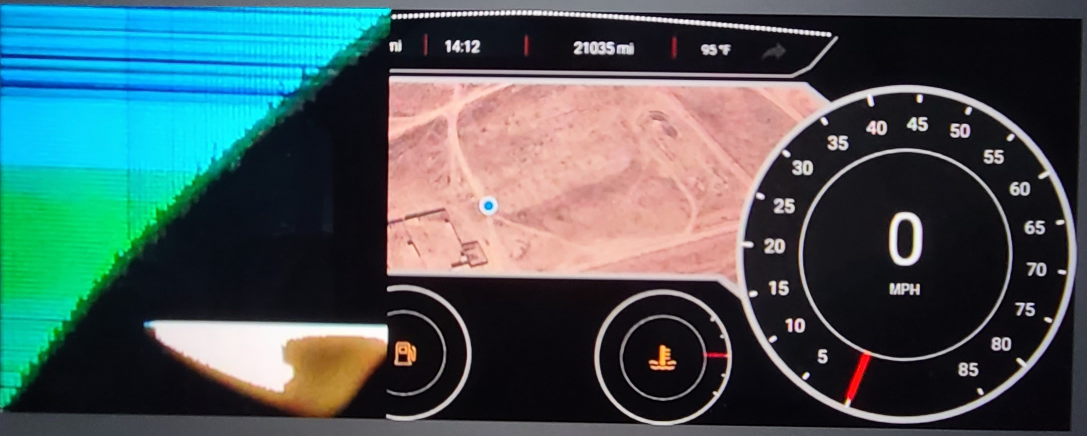
#> input picture ImageRegistration/images/fail1.jpg, 2174 x 871 px, found by its file name (shown at 1/2 size)
$ python -i Test.py   (imports and definitions only)
#> lines starting #> are read from the running program, lines starting #| are printed output that depends on the picture
from BlurFilter import BlurFilter
import cv2
import TextureFilter
import numpy as np
import tkinter as tk
from PIL import Image, ImageTk
from ImageGrid import ImageGrid
from scipy.stats import chisquare


# [45 lines left out: functions test1, test2, test3, test4, not called in this run]


def cvt_image(image):
    return ImageTk.PhotoImage(image=Image.fromarray(image))

# [371 lines left out: functions cvt2, test5, test6, test7, test8, test9, not called in this run]


def build_gui_prototype():
    #setup some test data
    images = [
        cv2.imread('/Users/aidanlear/PycharmProjects/CVResearch/ImageRegistration/images/fail1.jpg'),#0
        cv2.imread('/Users/aidanlear/PycharmProjects/CVResearch/ImageRegistration/images/fail2.jpg'), #1
        cv2.imread('/Users/aidanlear/PycharmProjects/CVResearch/ImageRegistration/images/fail3.jpg'), #2
        cv2.imread('/Users/aidanlear/PycharmProjects/CVResearch/ImageRegistration/images/fail4.jpg'), #3
        cv2.imread('/Users/aidanlear/PycharmProjects/CVResearch/ImageRegistration/images/fail6.jpg'), #4
        cv2.imread('/Users/aidanlear/PycharmProjects/CVResearch/ImageRegistration/images/picture1.png'), #5
        cv2.imread('/Users/aidanlear/PycharmProjects/CVResearch/ImageRegistration/images/dash.png'), #6
        cv2.imread('/Users/aidanlear/PycharmProjects/CVResearch/ImageRegistration/images/dash4.jpg'), #7
        cv2.imread('/Users/aidanlear/PycharmProjects/CVResearch/ImageRegistration/images/rawdisplay.png'), #8
        cv2.imread('/Users/aidanlear/PycharmProjects/CVResearch/ImageRegistration/images/SlicTest.png'), #9
    ]
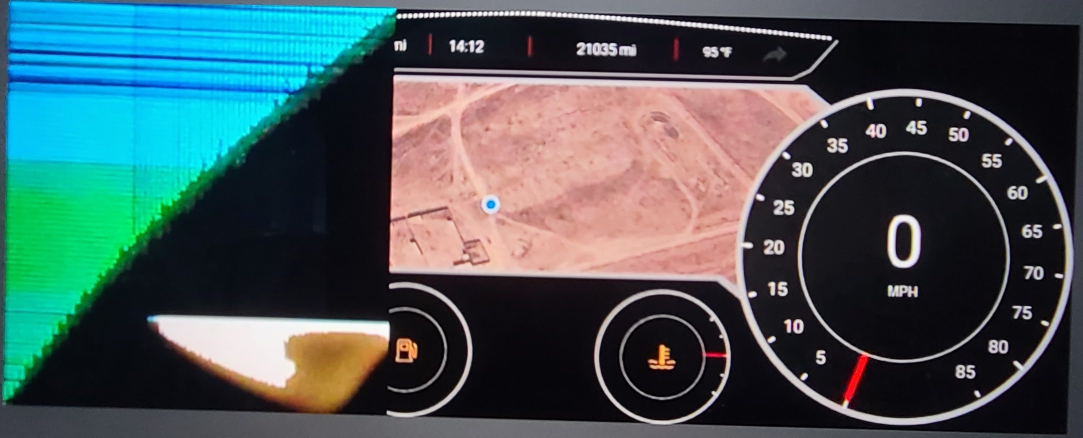
#> input picture ImageRegistration/images/fail2.jpg, 2166 x 875 px, found by its file name (shown at 1/2 size)
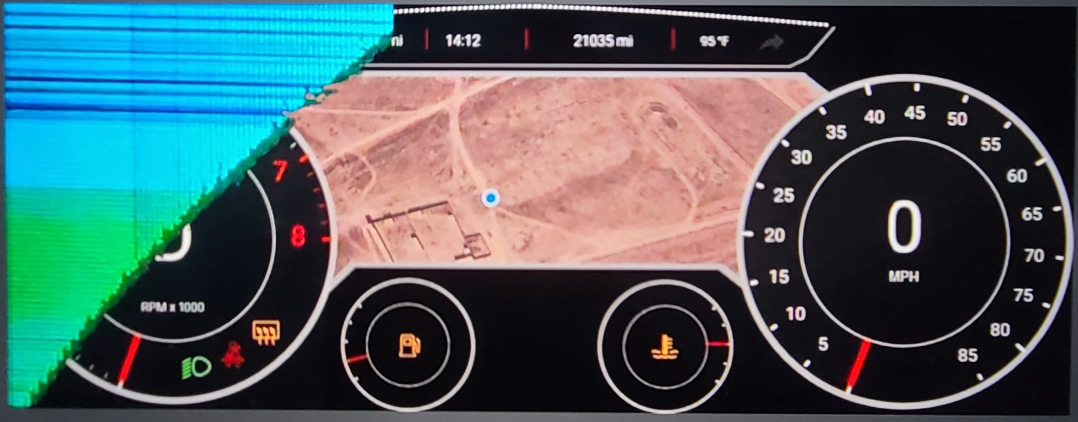
#> input picture ImageRegistration/images/fail3.jpg, 2156 x 844 px, found by its file name (shown at 1/2 size)
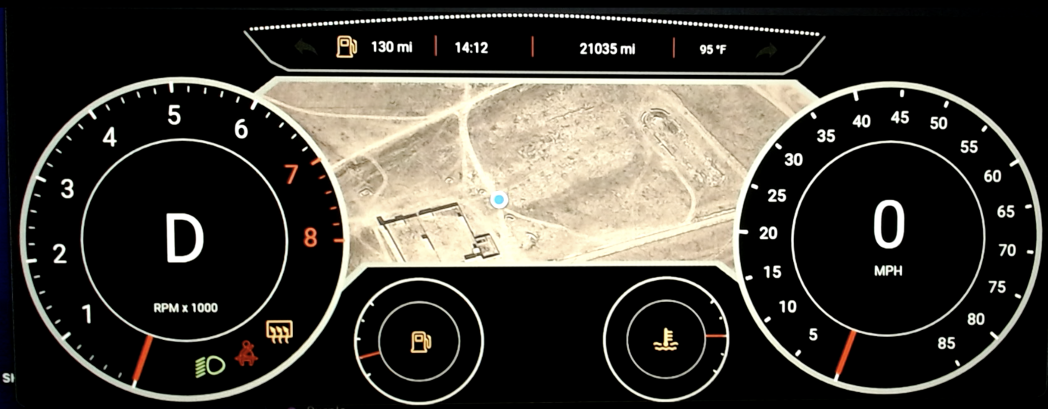
#> input picture ImageRegistration/images/picture1.png, 3143 x 1227 px, found by its file name (shown at 1/3 size)
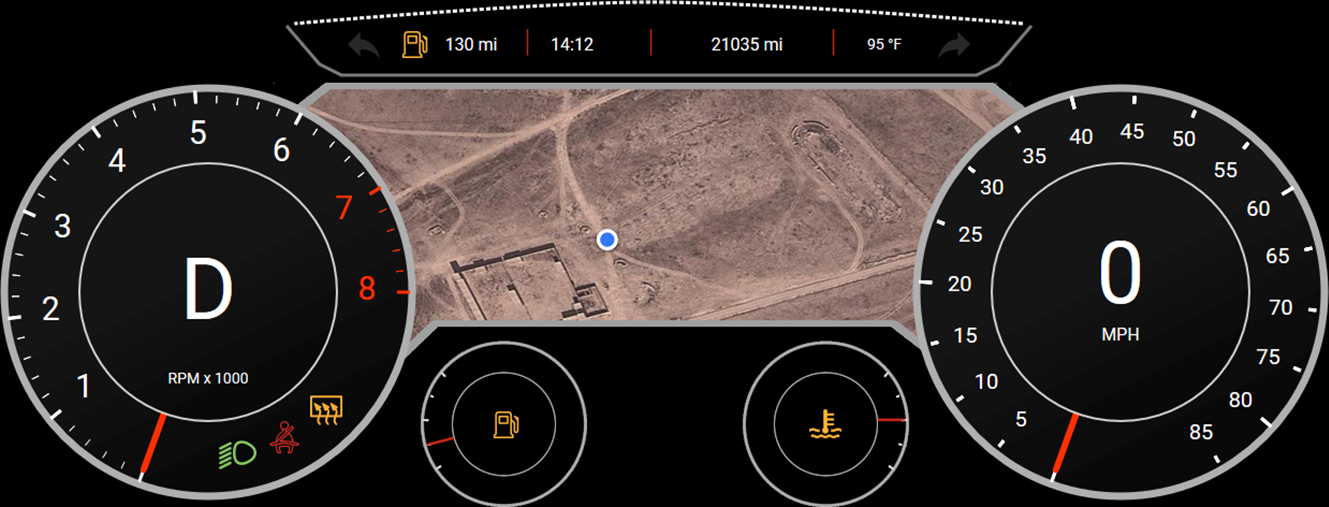
#> input picture ImageRegistration/images/rawdisplay.png, 1329 x 507 px, found by its file name
    data = []
    for i in range(0, 9, 2):
        data.append((f'this is images {i+1} and {i+2}', images[i], images[i+1]))
#> after the loop, data = 5 items


    # setting up the tkinter gui
    root = tk.Tk()
    root.grid_rowconfigure(0, weight=1)
    root.columnconfigure(0, weight=1)
    frame_main = tk.Frame(root, bg="gray")
    frame_main.grid(sticky='news')

    # column headers at the top
    label3 = tk.Label(frame_main, text="Info", fg="blue", bg='white')
    label3.grid(row=0, column=0, pady=5, sticky='')
    label1 = tk.Label(frame_main, text="Observed", fg="blue", bg='white')
    label1.grid(row=0, column=1, pady=(5, 0), sticky='')
    label2 = tk.Label(frame_main, text="Expected", fg="blue", bg='white')
    label2.grid(row=0, column=2, pady=(5, 0), sticky='')

    # Create a frame for the canvas with non-zero row&column weights
    frame_canvas = tk.Frame(frame_main)
    frame_canvas.grid(row=2, column=0, pady=(5, 0), sticky='nw', columnspan=3)
    frame_canvas.grid_rowconfigure(0, weight=1)
    frame_canvas.grid_columnconfigure(0, weight=1)
    # Set grid_propagate to False to allow 5-by-5 buttons resizing later
    frame_canvas.grid_propagate(False)

    # Add a canvas in that frame
    canvas = tk.Canvas(frame_canvas, bg="yellow")
    canvas.grid(row=0, column=0, sticky="news")

    # Link a scrollbar to the canvas
    vsb = tk.Scrollbar(frame_canvas, orient="vertical", command=canvas.yview)
    vsb.grid(row=0, column=1, sticky='ns')
    canvas.configure(yscrollcommand=vsb.set)

    # Create a frame to contain the buttons
    frame_buttons = tk.Frame(canvas, bg="gray")
    canvas.create_window((0, 0), window=frame_buttons, anchor='nw')

    # setup frame
    rows = len(data)
#> rows = 5
    columns = 3
    xpadding = 10
    ypadding = 10
    buttons = [[tk.Label() for j in range(columns)] for i in range(len(data))]
#> buttons = 5 items
    messages = []
    the_images_for_some_reason = []

    for i in range(0, rows):
        #get the data for this transformation
        desc, i1, i2 = data[i]

        #create description label
        description = tk.Message(frame_buttons, text=desc)
        description.grid(row=i, column=0, padx=5, pady=5)
        messages.append(description)

        #first image
        observed = cv2.cvtColor(i1, cv2.COLOR_BGR2RGB)
        observed = cv2.resize(observed, (700, 280), interpolation=cv2.INTER_AREA)
        observed = ImageTk.PhotoImage(image=Image.fromarray(observed))
        label = tk.Label(frame_buttons, image=observed)
        label.image = observed
        label.grid(row=i, column=1, sticky='news', padx=xpadding, pady=ypadding)

        #second image
        expected = cv2.cvtColor(i2, cv2.COLOR_BGR2RGB)
        expected = cv2.resize(expected, (700, 280), interpolation=cv2.INTER_AREA)
        expected = ImageTk.PhotoImage(image=Image.fromarray(expected))
        label = tk.Label(frame_buttons, image=expected)
        label.image = expected
        label.grid(row=i, column=2, sticky='news', padx=xpadding, pady=ypadding)

        """
        description = tk.Message(frame_buttons, text="Description of the images here")
        description.grid(row=i, column=0, padx=5, pady=5)
        messages.append(description)
        for j in range(1, columns):
            # buttons[i][j] = tk.Button(frame_buttons, text=("%d,%d" % (i + 1, j + 1)))
            # buttons[i][j].grid(row=i, column=j, sticky='news')
            # buttons[i][j] = tk.Label(frame_buttons, text="gridlabel", fg="green")
            # read in image
            observed = cv2.imread("/Users/aidanlear/PycharmProjects/CVResearch/ImageRegistration/images/picture1.png")
            observed = cv2.cvtColor(observed, cv2.COLOR_BGR2RGB)
            observed = cv2.resize(observed, (700, 280), interpolation=cv2.INTER_AREA)
            observed = ImageTk.PhotoImage(image=Image.fromarray(observed))
            buttons[i][j] = tk.Label(frame_buttons, image=observed)
            buttons[i][j].image = observed
            buttons[i][j].grid(row=i, column=j, sticky='news', padx=xpadding, pady=ypadding)
        """
#> this loop made 2 passes
#> pass 1, in build_gui_prototype, `observed = cv2.resize(observed, (700, 280), interpolation=cv2.INTER_AR..`:
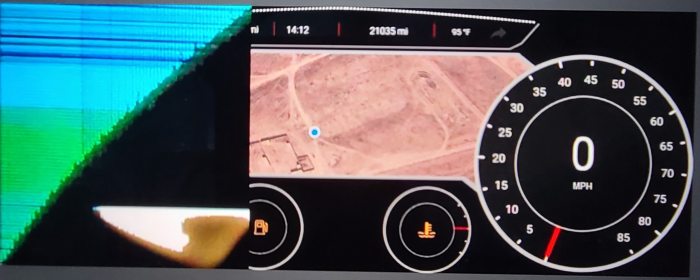
#> observed: shape (280, 700, 3); mean R, G, B 69.3, 88.9, 90.6
#> pass 1, in build_gui_prototype, `expected = cv2.resize(expected, (700, 280), interpolation=cv2.INTER_AR..`:
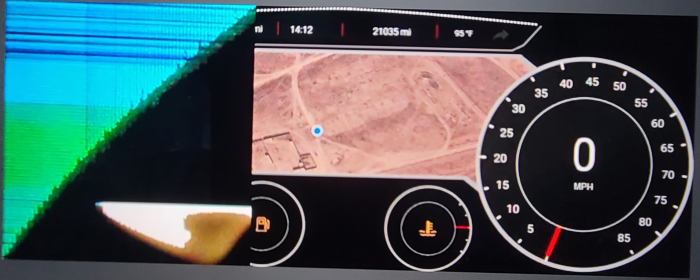
#> expected: shape (280, 700, 3); mean R, G, B 67.6, 87.1, 89.1
#> i1 is the input picture: shape (844, 2156, 3); mean B, G, R 94.9, 91.5, 70
#> after the loop, messages = 2 items
    # Update buttons frames idle tasks to let tkinter calculate buttons sizes
    frame_buttons.update_idletasks()

    # Resize the canvas frame to show exactly 5-by-5 buttons and the scrollbar
    first5columns_width = sum([buttons[0][j].winfo_width() + (xpadding * 2) for j in range(0, columns)]) + 100

    first5rows_height = sum([buttons[i][0].winfo_height() + (ypadding * 2) for i in range(0, columns)])
    first5rows_height = 900
    frame_canvas.config(width=first5columns_width + vsb.winfo_width(), height=first5rows_height)
    frame_canvas.config(width=1600, height=first5rows_height)

    # Set the canvas scrolling region
    canvas.config(scrollregion=canvas.bbox("all"))

    # Launch the GUI
    root.mainloop()


# [258 lines left out: functions build_gui, test10, chi_function, test11, not called in this run]


# [3 lines not run here, left out]

#next week, results done on framework
#based on those results, continue refining, new combination of processing steps
#Whitepaper
#explanation of what happens when stuff occurs, why is that the best method.
#Can I tweak those to make it even better.
#make sure to break it down

#measure how active a region is, edge detector.
#see if edges have disappeared
#check book for the different edge detectors


#for next week:
# More sample pictures with the screens in the lab
# more variety of tests done and recorded (organized)
# begin incorporating some for of edge detector, how 'active' a region is


#some notes:
# saliency -> like how 'active' the region is
# add particular noise pattern to image that can be picked up by the camera
# insert black frame without the viewer noticing

#> (the run stopped early here; a loop or call above may not have finished)
